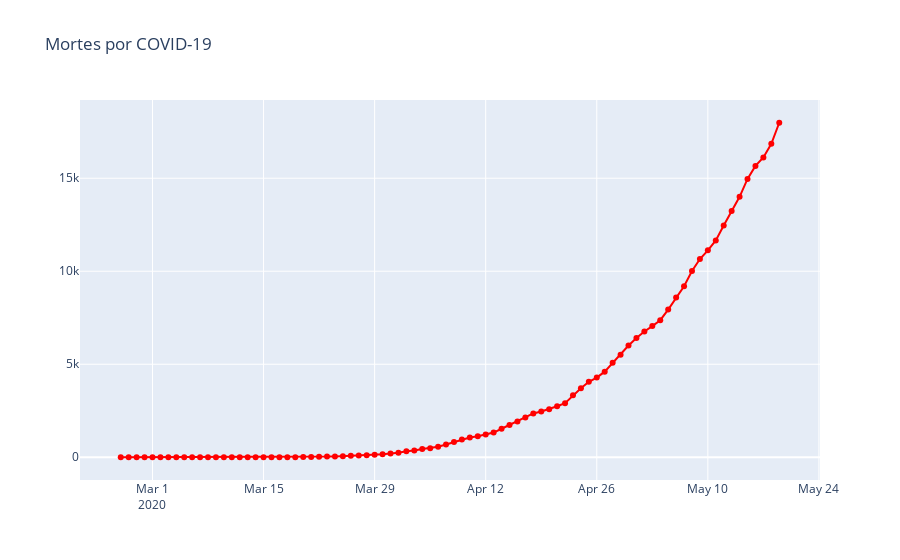

Notebook code for this chart:
### Markdown cell above
# Mortes

### Code cell
fig = go.Figure()

fig.add_trace(
    go.Scatter(x=brasil.observationdate, y=brasil.deaths, name='Mortes',
              mode='lines+markers', line={'color':'red'})
)

# Layout
fig.update_layout(title='Mortes por COVID-19')

fig.show()
